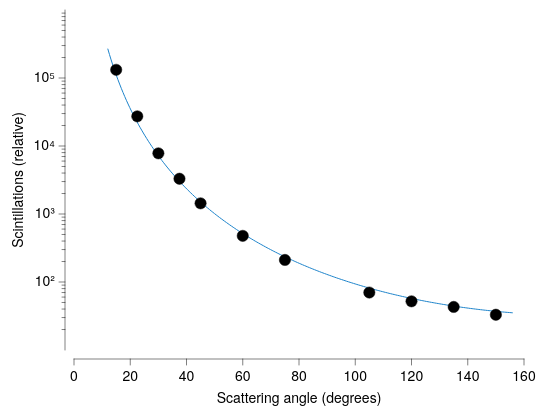

Describe this chart as a Vega-Lite specification.
### Vega-Lite specification from a JSON file in a GitHub repository (floating-point values rounded to 4 significant figures; data arrays with more than 128 entries replaced by an {"elided": "..."} marker saying what was removed)
{"background": null, "config": {"arc": {"fill": "#DBDBDB", "fillOpacity": 1.0, "innerRadius": 42.5, "padAngle": 0.03, "stroke": "black", "strokeOpacity": 1, "strokeWidth": 0.25}, "area": {"fill": "#DBDBDB", "fillOpacity": 1.0, "stroke": "black", "strokeOpacity": 1, "strokeWidth": 0.25}, "axis": {"domain": true, "domainCap": "round", "domainColor": "black", "domainWidth": 0.25, "grid": false, "gridCap": "round", "gridColor": "#F1F1F1", "gridDash": [0, 0], "gridOpacity": 1.0, "gridWidth": 0.25, "labelColor": "black", "labelFont": "Helvetica Neue, HelveticaNeue, Helvetica, Arial, sans-serif", "labelFontSize": 7, "labelFontStyle": "normal", "labelFontWeight": 400, "offset": 4.5, "ticks": true, "tickCap": "round", "tickColor": "black", "tickRound": false, "tickSize": 3, "tickWidth": 0.25, "titleColor": "black", "titleFont": "Helvetica Neue, HelveticaNeue, Helvetica, Arial, sans-serif", "titleFontSize": 7, "titleFontStyle": "normal", "titleFontWeight": 400}, "axisX": {"domain": true, "labelAlign": "center", "labelAngle": 0, "labels": true, "ticks": true, "translate": 0}, "axisY": {"domain": true, "labelAlign": "right", "labelAngle": 0, "labels": true, "ticks": true, "translate": 0}, "axisRight": {"domain": true, "labelAlign": "left", "labelAngle": 0, "labels": true, "ticks": true, "translate": 0}, "axisTop": {"domain": true, "labelAlign": "center", "labelAngle": 0, "labels": true, "ticks": true, "translate": 0}, "axisBand": {"tickOffset": 0}, "bar": {"fill": "#DBDBDB", "fillOpacity": 1.0, "stroke": "black", "strokeOpacity": 1, "strokeWidth": 0.25}, "boxplot": {"size": 15.3, "ticks": {"cornerRadius": 0.25, "fill": "black", "opacity": 1, "size": 7.65, "thickness": 0.25}, "box": {"fillOpacity": 1.0, "stroke": "black", "strokeOpacity": 1, "strokeWidth": 0.25}, "median": {"cornerRadius": 0, "fill": "black", "fillOpacity": 1.0, "opacity": 1, "size": 15.3, "thickness": 0.25}, "rule": {"fill": "black", "fillOpacity": 1.0, "size": 17.0, "stroke": "black", "strokeDash": [0, 0], "strokeOpacity": 1, "strokeWidth": 0.25}, "outliers": {"color": "black", "fill": "black", "fillOpacity": 1.0, "size": 0, "stroke": "black", "strokeOpacity": 1, "strokeWidth": 0.25}}, "circle": {"fill": "black", "fillOpacity": 1.0, "size": 2.125, "stroke": null, "strokeOpacity": 1, "strokeWidth": 0.25}, "errorband": {"band": {"fillOpacity": 0.6, "stroke": null, "strokeWidth": 0.25, "strokeOpacity": 1}, "borders": {"opacity": 0, "strokeOpacity": 0.25, "strokeWidth": 1}}, "errorbar": {"opacity": 1, "rule": {"strokeDash": [0, 0], "strokeWidth": 0.25}, "ticks": {"color": "black", "cornerRadius": 0.125, "opacity": 1, "size": 10.2, "thickness": 0.25}, "thickness": 0.25}, "font": "Helvetica Neue, HelveticaNeue, Helvetica, Arial, sans-serif", "geoshape": {"fill": "#DBDBDB", "fillOpacity": 1.0, "stroke": "black", "strokeOpacity": 1, "strokeWidth": 0.25}, "header": {"labelColor": "black", "labelFont": "Helvetica Neue, HelveticaNeue, Helvetica, Arial, sans-serif", "labelFontSize": 7, "labelFontStyle": "normal", "labelFontWeight": 400, "titleColor": "black", "titleFont": "Helvetica Neue, HelveticaNeue, Helvetica, Arial, sans-serif", "titleFontSize": 7, "titleFontStyle": "normal", "titleFontWeight": 400, "titlePadding": 0}, "legend": {"disable": false, "offset": 4.5, "titlePadding": 4, "labelOffset": 2, "gradientLabelOffset": 2, "gradientLength": 85.0, "gradientThickness": 8.5, "gradientOpacity": 1.0, "gradientStrokeColor": "black", "gradientStrokeWidth": 0.25, "labelColor": "black", "labelFont": "Helvetica Neue, HelveticaNeue, Helvetica, Arial, sans-serif", "labelFontSize": 7, "labelFontStyle": "normal", "labelFontWeight": 400, "strokeColor": "black", "strokeWidth": 0, "symbolSize": 42, "symbolStrokeColor": "black", "symbolStrokeWidth": 0.25, "titleColor": "black", "titleFont": "Helvetica Neue, HelveticaNeue, Helvetica, Arial, sans-serif", "titleFontSize": 7, "titleFontStyle": "normal", "titleFontWeight": 400}, "line": {"color": "black", "stroke": "black", "strokeCap": "butt", "strokeDash": [0, 0], "strokeOpacity": 1, "strokeWidth": 0.5}, "point": {"filled": true, "fill": "#DBDBDB", "fillOpacity": 1.0, "size": 8.5, "stroke": "black", "strokeOpacity": 1, "strokeWidth": 0.25}, "range": {"category": ["#5CA7B1", "#B7D0EE", "#B7B3E4", "#B3DAB5", "#F5E1B3", "#3D727B", "#809DC7", "#867DAC", "#80A988", "#CBB17A", "#204148", "#546B94", "#584C77", "#507B5F", "#9D824D"], "diverging": {"scheme": ["#6F572A", "#876E43", "#9E875F", "#B5A17F", "#CABBA2", "#DCD6CC", "#F4F1E9", "#C9D7DA", "#9DBFC6", "#78A5AF", "#558B96", "#36717C", "#1A5762"]}, "heatmap": {"scheme": ["#32022B", "#43044D", "#4C196E", "#4D338C", "#484DA6", "#3A68BB", "#1D83CA", "#1D9CCB", "#23B5C9", "#28CDC5", "#4DE0B4", "#91EE9F"]}, "ordinal": {"scheme": ["#F1F1F1", "#DBDBDB", "#C6C6C6", "#B2B2B2", "#9D9D9D", "#898989", "#767676", "#636363", "#515151", "#404040", "#2F2F2F", "#1F1F1F"]}, "ramp": {"scheme": ["#32022B", "#43044D", "#4C196E", "#4D338C", "#484DA6", "#3A68BB", "#1D83CA", "#1D9CCB", "#23B5C9", "#28CDC5", "#4DE0B4", "#91EE9F"]}}, "rule": {"color": "black", "stroke": "black", "strokeCap": "round", "strokeDash": [2, 2], "strokeOpacity": 1, "strokeWidth": 0.25}, "scale": {"bandPaddingInner": 0.1, "bandPaddingOuter": 0.1, "round": false}, "rect": {"fill": "#DBDBDB", "fillOpacity": 1.0, "stroke": "black", "strokeOpacity": 1, "strokeWidth": 0.25}, "square": {"fill": "#DBDBDB", "fillOpacity": 1.0, "size": 17.0, "stroke": "black", "strokeOpacity": 1, "strokeWidth": 0.25}, "text": {"color": "black", "font": "Helvetica Neue, HelveticaNeue, Helvetica, Arial, sans-serif", "fontSize": 7, "fontStyle": "normal", "fontWeight": 400}, "tick": {"color": "black", "cornerRadius": 0.125, "opacity": 1.0, "size": 15.3, "thickness": 0.25}, "title": {"anchor": "middle", "frame": "group", "color": "black", "font": "Helvetica Neue, HelveticaNeue, Helvetica, Arial, sans-serif", "fontSize": 7, "fontStyle": "normal", "fontWeight": 400, "subtitleColor": "black", "subtitleFont": "Helvetica Neue, HelveticaNeue, Helvetica, Arial, sans-serif", "subtitleFontSize": "Helvetica Neue, HelveticaNeue, Helvetica, Arial, sans-serif", "subtitleFontStyle": "normal", "subtitleFontWeight": 400}, "trail": {"color": "black", "opacity": 1, "size": 0.5}, "view": {"continuousWidth": 225, "continuousHeight": 170, "discreteWidth": 225, "discreteHeight": 170, "fill": null, "stroke": null, "strokeWidth": 0.25}}, "layer": [{"layer": [{"data": {"name": "data-c2122a1daf34c608097629d361eca1b3"}, "mark": {"type": "line", "color": "#1D83CA"}, "encoding": {"x": {"field": "angle", "scale": {"domain": [0, 160], "nice": false}, "title": "Scattering angle (degrees)", "type": "quantitative"}, "y": {"axis": {"labelExpr": "round(log(datum.value) / log(10)) < 0 ? '10⁻' + (abs(round(log(datum.value) / log(10))) >= 10 ? '⁰¹²³⁴⁵⁶⁷⁸⁹'[floor(abs(round(log(datum.value) / log(10)))/10)] + '⁰¹²³⁴⁵⁶⁷⁸⁹'[abs(round(log(datum.value) / log(10)))%10] : '⁰¹²³⁴⁵⁶⁷⁸⁹'[abs(round(log(datum.value) / log(10)))]) : '10' + (abs(round(log(datum.value) / log(10))) >= 10 ? '⁰¹²³⁴⁵⁶⁷⁸⁹'[floor(abs(round(log(datum.value) / log(10)))/10)] + '⁰¹²³⁴⁵⁶⁷⁸⁹'[abs(round(log(datum.value) / log(10)))%10] : '⁰¹²³⁴⁵⁶⁷⁸⁹'[abs(round(log(datum.value) / log(10)))])", "title": "Scintillations (relative)", "values": [100, 1000, 10000, 100000]}, "field": "N", "scale": {"domain": [20, 300000.0], "type": "log"}, "type": "quantitative"}}}, {"data": {"name": "data-94158ffd55df68be378126bf512a7c99"}, "mark": {"type": "point", "color": "black", "filled": true, "size": 32}, "encoding": {"x": {"field": "angle", "scale": {"domain": [0, 160], "nice": false}, "title": "Scattering angle (degrees)", "type": "quantitative"}, "y": {"axis": {"labelExpr": "round(log(datum.value) / log(10)) < 0 ? '10⁻' + (abs(round(log(datum.value) / log(10))) >= 10 ? '⁰¹²³⁴⁵⁶⁷⁸⁹'[floor(abs(round(log(datum.value) / log(10)))/10)] + '⁰¹²³⁴⁵⁶⁷⁸⁹'[abs(round(log(datum.value) / log(10)))%10] : '⁰¹²³⁴⁵⁶⁷⁸⁹'[abs(round(log(datum.value) / log(10)))]) : '10' + (abs(round(log(datum.value) / log(10))) >= 10 ? '⁰¹²³⁴⁵⁶⁷⁸⁹'[floor(abs(round(log(datum.value) / log(10)))/10)] + '⁰¹²³⁴⁵⁶⁷⁸⁹'[abs(round(log(datum.value) / log(10)))%10] : '⁰¹²³⁴⁵⁶⁷⁸⁹'[abs(round(log(datum.value) / log(10)))])", "title": "Scintillations (relative)", "values": [100, 1000, 10000, 100000]}, "field": "N", "scale": {"domain": [20, 300000.0], "type": "log"}, "type": "quantitative"}}}]}, {"data": {"name": "data-94158ffd55df68be378126bf512a7c99"}, "mark": {"type": "point", "opacity": 0}, "encoding": {"y": {"axis": {"domain": false, "grid": false, "labels": false, "orient": "left", "tickSize": 1.5, "ticks": true, "values": [20, 30, 40, 50, 60, 70, 80, 90, 200, 300, 400, 500, 600, 700, 800, 900, 2000, 3000, 4000, 5000, 6000, 7000, 8000, 9000, 20000, 30000, 40000, 50000, 60000, 70000, 80000, 90000, 200000, 300000, 400000, 500000, 600000, 700000, 800000, 900000]}, "field": "N", "scale": {"base": 10, "domain": [10, 1000000], "type": "log"}, "title": null, "type": "quantitative"}}, "transform": [{"filter": "false"}]}], "resolve": {"axis": {"y": "independent"}}, "$schema": "https://vega.github.io/schema/vega-lite/v6.4.1.json", "datasets": {"data-c2122a1daf34c608097629d361eca1b3": {"elided": "240 records"}, "data-94158ffd55df68be378126bf512a7c99": [{"angle": 15.0, "N": 132000.0}, {"angle": 22.5, "N": 27300.0}, {"angle": 30.0, "N": 7800.0}, {"angle": 37.5, "N": 3300.0}, {"angle": 45.0, "N": 1435.0}, {"angle": 60.0, "N": 477.0}, {"angle": 75.0, "N": 211.0}, {"angle": 105.0, "N": 70.0}, {"angle": 120.0, "N": 52.0}, {"angle": 135.0, "N": 43.0}, {"angle": 150.0, "N": 33.0}]}}
